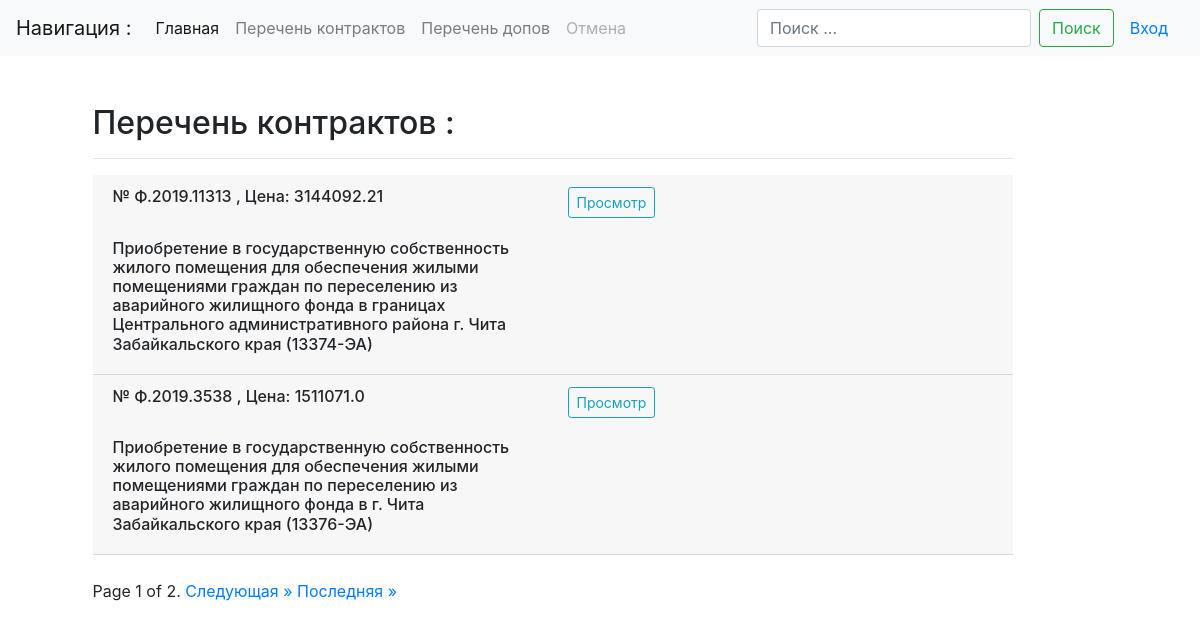
Page /list/ on the committed database.
### main/models.py (models this page shows, shortened)
class Reestr(models.Model):
    num_izv = models.CharField(max_length=20, db_index=True, verbose_name='Номер извещения', default='-')
    nc_contract = models.CharField(max_length=30, db_index=True, verbose_name='Номер карточки контракта',
                                   default='-')
    num_contract = models.CharField(max_length=20, db_index=True, verbose_name='Номер контракта', default='-')
    name_object = models.CharField(max_length=500, db_index=True, verbose_name='Наименование объекта закупки',
                                   default='-')
    type_doc = models.ForeignKey(TypeDoc, on_delete=models.DO_NOTHING, verbose_name='Документ', default='-')
    y_contract = models.CharField(max_length=4, verbose_name='Год ввода', default='1970')
    nmck = models.FloatField(max_length=50, verbose_name='НМЦ')
    c_contract = models.FloatField(max_length=50, verbose_name='Цена контракта')
    econom = models.FloatField(max_length=50, verbose_name='Экономия')
    proc_econom = models.FloatField(max_length=6, verbose_name='Процент экономии')
    ini_contract = models.ForeignKey(Initiator, on_delete=models.DO_NOTHING, verbose_name='Инициатор', default='-')
    uch_contract = models.CharField(max_length=200, db_index=True, verbose_name='Участник', default='-')
    in_contract = models.CharField(max_length=10, null=True, verbose_name='Дата подписания контракта')
    in_work = models.CharField(max_length=10, null=True, verbose_name='Дата начала работ')
    out_work = models.CharField(max_length=10, null=True, verbose_name='Дата окончания работ')
    stat_contract = models.ForeignKey(Status_Contract, on_delete=models.DO_NOTHING, verbose_name='Статус', default='-')
    work_contract = models.BooleanField('В работе')
    failures = models.BooleanField('Срыв сроков')
    executed = models.BooleanField('Исполнен')
    data_stamp = models.DateTimeField(auto_now_add=True)
    class Meta:
        verbose_name = "Госконтракт"
        verbose_name_plural = "Госконтракты"
        ordering = ('y_contract', 'num_contract',)  # сортировка

### main/views.py (the view)
# urls.py: path('list/', ContractsListView.as_view(), name='contract-list'),
class ContractsListView(ListView):
    model = Reestr
    queryset = Reestr.objects.all().filter(work_contract=True, type_doc=1)
    template_name = 'main/contract_list.html'
    paginate_by = 2

### templates/main/contract_list.html (shortened to what this page needs)
{% extends "base.html" %}
{% block content %}
<h2 class="mb-3">Перечень контрактов :</h2><hr>
    {% for contract in reestr_list %}
        <div class="card-header">
            <div class="row">
                <div class="col-md-6" >
                    <h6> № {{ contract.num_contract }}  ,  Цена: {{ contract.c_contract}}</h6><br>
                    <h6> {{ contract.name_object }} </h6>
                </div>
                {% if user.is_authenticated %}
                    <div class="col-md-2"><a href="{% url 'contract-detail' contract.id %}" class="btn btn-sm btn-outline-info my-2 my-sm-0" role="group" aria-disabled="true">Просмотр</a></div>
                    <div class="col-md-2"><a href="{% url 'con-pdf-view' contract.id %}" class="btn btn-sm btn-outline-info my-2 my-sm-0" role="group" aria-disabled="true">ПДФ</a></div>
                    <div class="col-md-2"><a href="{% url 'contract-update' contract.id %}" class="btn btn-sm btn-outline-danger my-2 my-sm-0" role="group" aria-disabled="true">Изменить</a></div>
                {% else %}
                    <div class="col-md-2"><a href="{% url 'contract-detail' contract.id %}" class="btn btn-sm btn-outline-info my-2 my-sm-0" role="group" aria-disabled="true">Просмотр</a></div>
                    <div class="col-md-2"></div>
                {% endif %}
            </div>
        </div>
    {% empty %}
        <h1>Список пуст!</h1>
    {% endfor %}
    {% block pagination %}
    {% if is_paginated %}
        <br>
        <div class="pagination">
            <span class="step-links">
                <span class="current">
                    Page {{ page_obj.number }} of {{ paginator.num_pages }}.
                </span>
            {% if page_obj.has_next %}
                <a href="?page={{ page_obj.next_page_number }}">Следующая &raquo;</a>
                <a href="?page={{ page_obj.paginator.num_pages }}">Последняя &raquo;</a>
            {% endif %}
            </span>
        </div>
    {% endif %}
    {% endblock pagination%}
{% endblock content %}

### rows in the picture
Reestr: num_contract "Ф.2019.11313", c_contract "3144092.21", name_object "Приобретение в государственную собственность жилого помещения для обеспечения жилыми помещениями граждан по переселению из аварийного жилищного фонда в границах Центрального административного района г. Чита Забайкальского края (13374-ЭА)"
Reestr: num_contract "Ф.2019.3538", c_contract "1511071.0", name_object "Приобретение в государственную собственность жилого помещения для обеспечения жилыми помещениями граждан по переселению из аварийного жилищного фонда в г. Чита Забайкальского края (13376-ЭА)"

### other values in the picture
{{ page_obj.number }} "1"
{{ paginator.num_pages }} "2"
